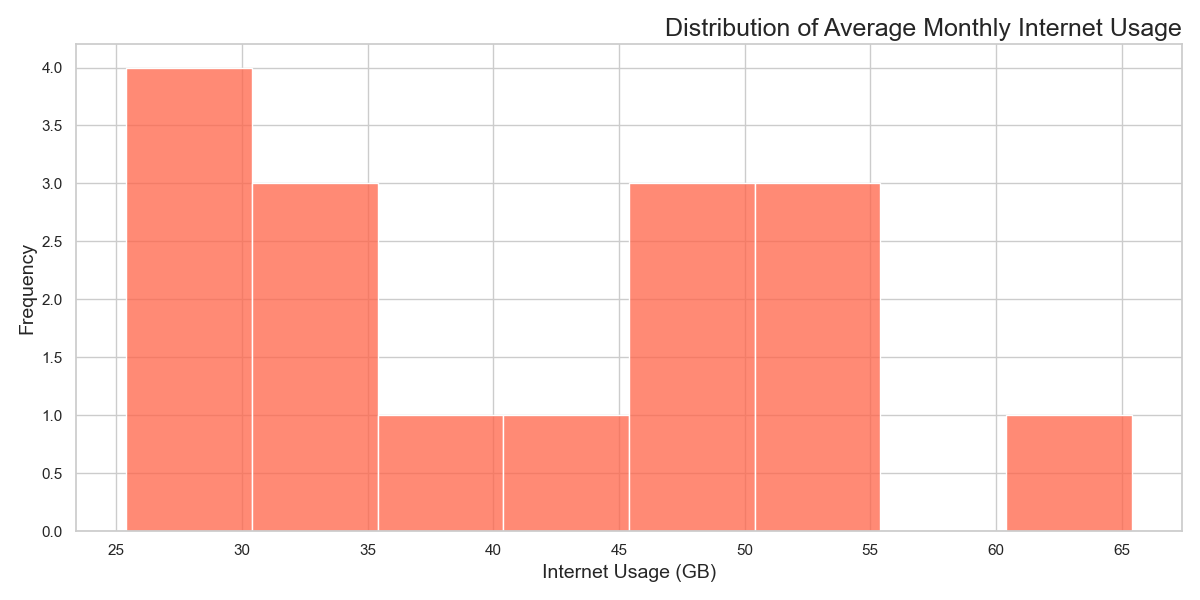

Write Python code to recreate this figure.

import seaborn as sns
import matplotlib.pyplot as plt

# Data: Average Monthly Internet Usage (GB)
internet_usage = [
    25.4, 30.2, 45.6, 32.1, 27.5, 38.3, 50.7, 34.9, 40.5, 29.3,
    33.8, 47.2, 55.0, 61.4, 48.9, 53.3
]

# Set the aesthetic style of the plots
sns.set_style('whitegrid')

# Create a figure and a set of subplots with custom dimensions
plt.figure(figsize=(12, 6))

# Create the histogram with customizations
ax = sns.histplot(internet_usage, bins=6, kde=False, color='#FF6347', binwidth=5)

# Customize the axes labels and the chart title
ax.set_title('Distribution of Average Monthly Internet Usage', fontsize=18, loc='right')
ax.set_xlabel('Internet Usage (GB)', fontsize=14)
ax.set_ylabel('Frequency', fontsize=14)

# Finalize and display the plot
plt.tight_layout()
plt.show()
